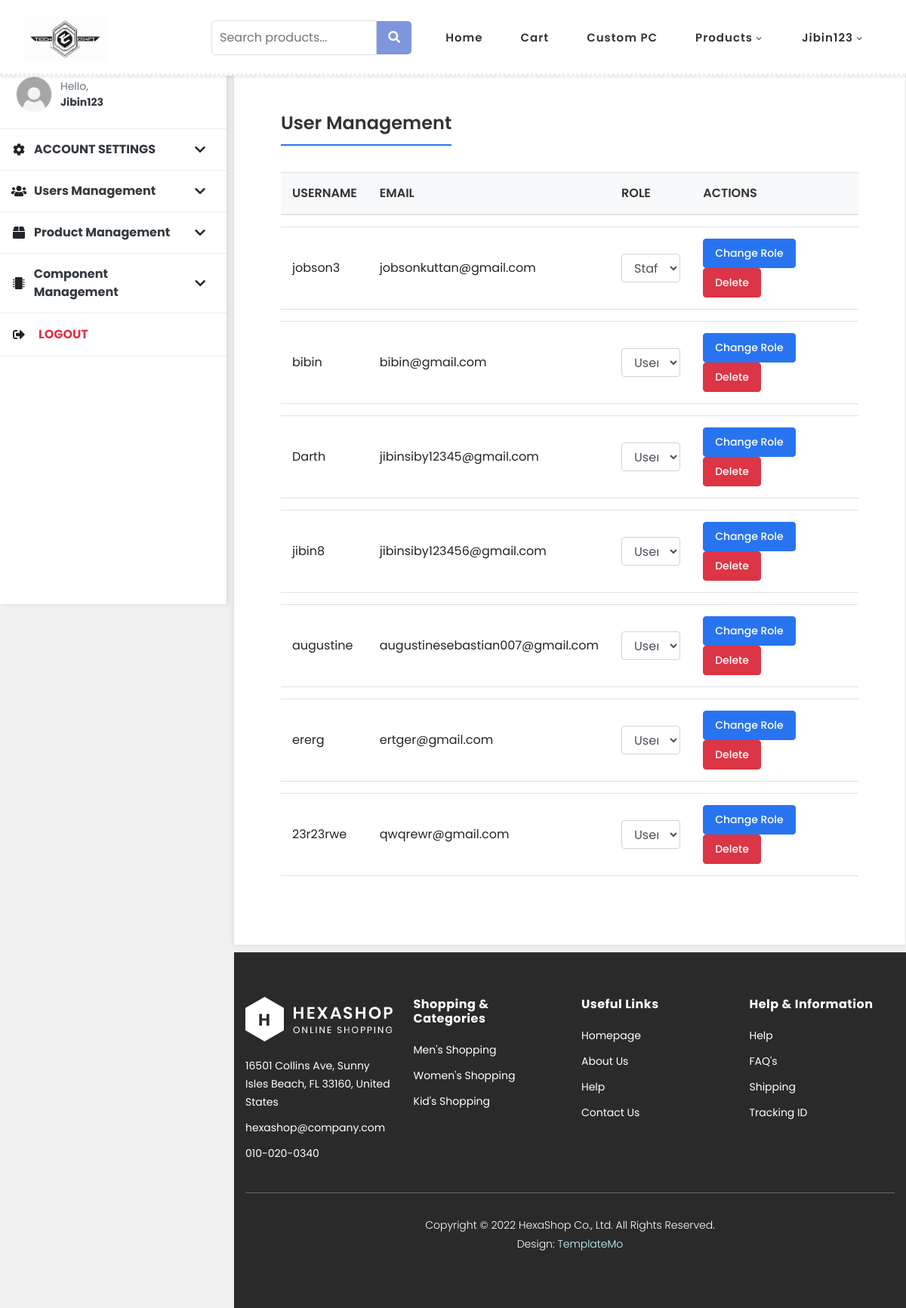
Before: /admin_userview/ (signed in) with the older database file.
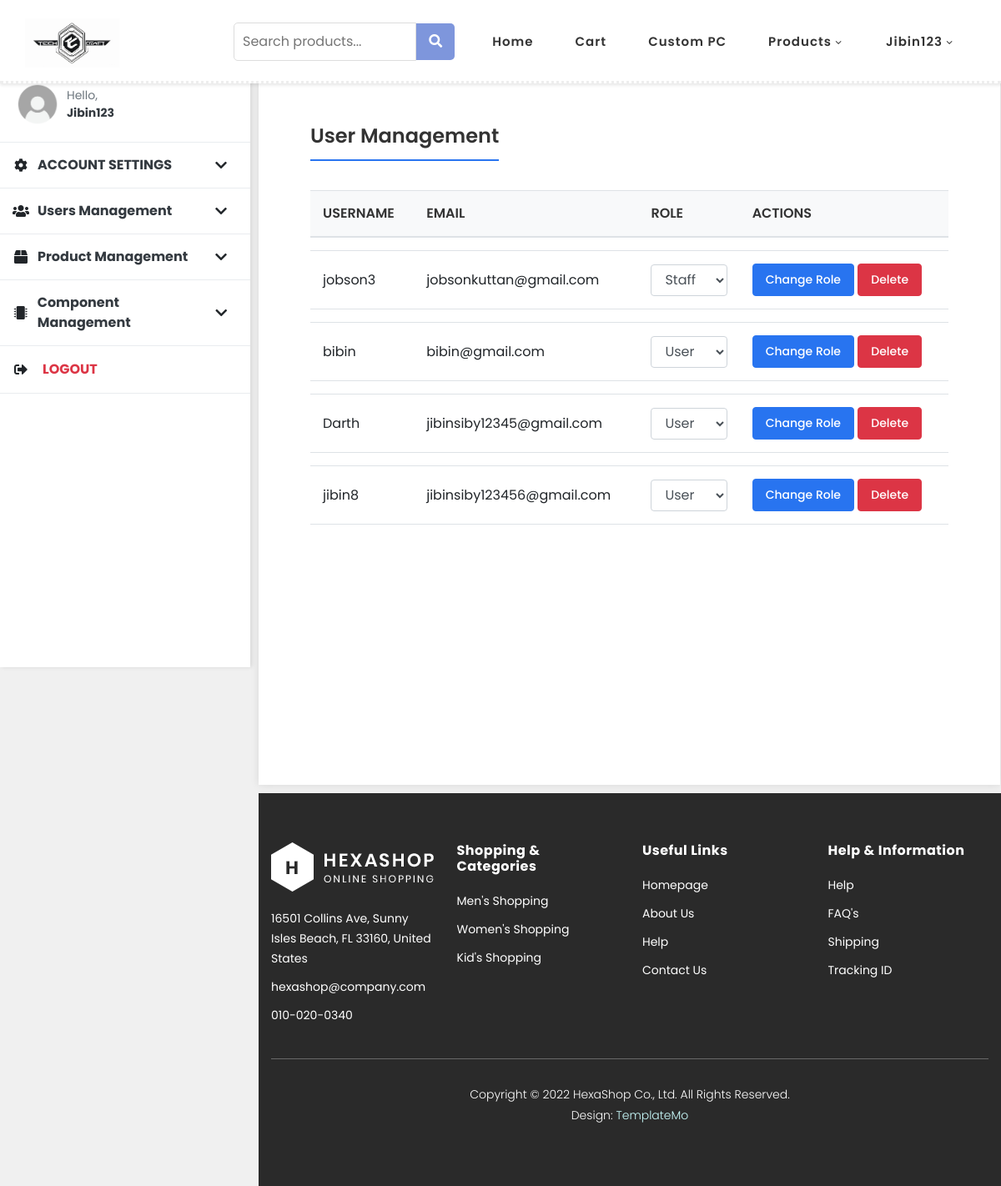
After: the same page with the newer database file.
### userapp/models.py (models this page shows, shortened)
class User(AbstractUser):
    ROLE_CHOICES = (
        ('user', 'User'),
        ('staff', 'Staff'),
        ('admin', 'Admin'),
    )
    fullname = models.CharField(max_length=255)
    date_joined = models.DateTimeField(auto_now_add=True)
    last_login = models.DateTimeField(auto_now=True)
    is_staff = models.BooleanField(default=False)
    role = models.CharField(max_length=10, choices=ROLE_CHOICES, default='user')
    mobile = models.CharField(max_length=20,unique=False,default="nil")
    email = models.EmailField(unique=True)
    USERNAME_FIELD = 'email'
    REQUIRED_FIELDS = ['username','password']

### userapp/views.py (the view)
# urls.py: path('admin_userview/', views.admin_userview, name='admin_userview'),
@login_required(login_url='userapp:login')
def admin_userview(request):
    User = get_user_model()
    users = User.objects.exclude(is_superuser=True)
    return render(request, 'admin_userview.html', {'users': users})

### template/admin_userview.html (shortened to what this page needs)
{% load static %}
<!DOCTYPE html>
<html lang="en">
  <head>
    <link rel="stylesheet" type="text/css" href="{% static 'css/bootstrap.min.css' %}">
    <link rel="stylesheet" type="text/css" href="{% static 'css/font-awesome.css' %}">
    <link rel="stylesheet" href="{% static 'css/templatemo-hexashop.css' %}">
    <link rel="stylesheet" href="{% static 'css/owl-carousel.css' %}">
    <link rel="stylesheet" href="{% static 'css/lightbox.css' %}">
    <link rel="stylesheet" href="https://cdnjs.cloudflare.com/ajax/libs/font-awesome/5.15.3/css/all.min.css">
    </head>
    <body style="background-color:#f0f0f0;">
<header class="header-area header-sticky">
    <div class="container">
        <div class="row">
            <div class="col-12">
                <nav class="main-nav">
                    <a href="{% url 'userapp:admin_dashboard' %}" class="logo">
                        <img src="{% static 'images/file.png' %}" alt="Logo">
                    </a>
                    <div class="search-container">
                        <form action="#" method="get">
                            <input type="text" id="search-input" placeholder="Search products..." name="q" autocomplete="off">
                            <button type="submit"><i class="fa fa-search"></i></button>
                        </form>
                    </div>
                    <ul class="nav">
                        <li><a href="{% url 'userapp:admin_dashboard' %}">Home</a></li>
                        <li><a href="#">Cart</a></li>
                        <li><a href="#">Custom PC</a></li>
                        <li class="submenu">
                            <a href="javascript:;">Products</a>
                        </li>
                        <li class="submenu">
                            <a href="javascript:;">{{ request.user.username }}</a>
                        </li>
                    </ul>
                </nav>
            </div>
        </div>
    </div>
</header>
     <div class="side-nav">
        <div class="namedisplay">
            <img class="namedisplayimage" height="50px" width="50px" src="{% static 'images/profileimage.png' %}">
            <div class="namedisplaytext">
                <div class="namedisplaytexthello">Hello,</div>
                <div class="namedisplaytextname">{{ user.username }}</div>
            </div>
        </div>
        <div class="accountdisplay">
            <div class="nav-item">
                <div class="nav-heading">
                    <i class="fas fa-cog"></i>
                    <span>ACCOUNT SETTINGS</span>
                    <i class="fa fa-chevron-down"></i>
                </div>
            </div>
            <div class="nav-item">
                <div class="nav-heading">
                    <i class="fas fa-users"></i>
                    <span>Users Management</span>
                    <i class="fa fa-chevron-down"></i>
                </div>
            </div>
            <div class="nav-item">
                <div class="nav-heading">
                    <i class="fas fa-box"></i>
                    <span>Product Management</span>
                    <i class="fa fa-chevron-down"></i>
                </div>
            </div>
            <div class="nav-item">
                <div class="nav-heading">
                    <i class="fas fa-microchip"></i>
                    <span>Component Management</span>
                    <i class="fa fa-chevron-down"></i>
                </div>
            </div>
            <div class="nav-item">
                <div class="nav-heading">
                    <i class="fas fa-sign-out-alt"></i>
                    <form method="post" action="{% url 'userapp:logout' %}" style="display: inline;">
                        <button type="submit" style="background: none; border: none; color: #dc3545; cursor: pointer; font-weight: bold;">LOGOUT</button>
                    </form>
                </div>
            </div>
        </div>
    </div>
    <div class="profilebody">
        <div class="profilebodypadding">
            <div class="personalinfodetails">
                <div class="personalinfotitle">
                    <span class="personalinfotitlename">User Management</span>
                </div>
                <table class="table">
                    <thead>
                        <tr>
                            <th>Username</th>
                            <th>Email</th>
                            <th>Role</th>
                            <th>Actions</th>
                        </tr>
                    </thead>
                    <tbody>
                        {% for user in users %}
                        <tr>
                            <td>{{ user.username }}</td>
                            <td>{{ user.email }}</td>
                            <td>
                                <select id="role-{{ user.id }}" class="form-control">
                                    <option value="user" {% if user.role == 'user' %}selected{% endif %}>User</option>
                                    <option value="staff" {% if user.role == 'staff' %}selected{% endif %}>Staff</option>
                                </select>
                            </td>
                            <td>
                                <button onclick="changeUserRole({{ user.id }})" class="btn btn-primary btn-sm">Change Role</button>
                                <button onclick="showDeleteModal({{ user.id }})" class="btn btn-danger btn-sm">Delete</button>
                            </td>
                        </tr>
                        {% endfor %}
                    </tbody>
                </table>
            </div>
        </div>
    </div>
    <footer>
        <div class="container">
            <div class="row">
                <div class="col-lg-3">
                    <div class="first-item">
                        <div class="logo">
                            <img src="{% static 'images/white-logo.png' %}" alt="hexashop ecommerce templatemo">
                        </div>
                        <ul>
                            <li><a href="#">16501 Collins Ave, Sunny Isles Beach, FL 33160, United States</a></li>
                            <li><a href="#">hexashop@company.com</a></li>
                            <li><a href="#">010-020-0340</a></li>
                        </ul>
                    </div>
                </div>
                <div class="col-lg-3">
                    <h4>Shopping &amp; Categories</h4>
                    <ul>
                        <li><a href="#">Men's Shopping</a></li>
                        <li><a href="#">Women's Shopping</a></li>
                        <li><a href="#">Kid's Shopping</a></li>
                    </ul>
                </div>
                <div class="col-lg-3">
                    <h4>Useful Links</h4>
                    <ul>
                        <li><a href="#">Homepage</a></li>
                        <li><a href="#">About Us</a></li>
                        <li><a href="#">Help</a></li>
                        <li><a href="#">Contact Us</a></li>
                    </ul>
                </div>
                <div class="col-lg-3">
                    <h4>Help &amp; Information</h4>
                    <ul>
                        <li><a href="#">Help</a></li>
                        <li><a href="#">FAQ's</a></li>
                        <li><a href="#">Shipping</a></li>
                        <li><a href="#">Tracking ID</a></li>
                    </ul>
                </div>
                <div class="col-lg-12">
                    <div class="under-footer">
                        <p>Copyright © 2022 HexaShop Co., Ltd. All Rights Reserved.
                        <br>Design: <a href="https://templatemo.com" target="_parent" title="free css templates">TemplateMo</a></p>
                        <ul>
                            <li><a href="#"><i class="fa fa-facebook"></i></a></li>
                            <li><a href="#"><i class="fa fa-twitter"></i></a></li>
                            <li><a href="#"><i class="fa fa-linkedin"></i></a></li>
                            <li><a href="#"><i class="fa fa-behance"></i></a></li>
                        </ul>
                    </div>
                </div>
            </div>
        </div>
    </footer>
  </body>
</html>

### static/css/templatemo-hexashop.css (style rules this page uses)
html, body, div, span, applet, object, iframe, h1, h2, h3, h4, h5, h6, p, blockquote, div pre, a, abbr, acronym, address, big, cite, code, del, dfn, em, font, img, ins, kbd, q, s, samp, small, strike, strong, sub, sup, tt, var, b, u, i, center, dl, dt, dd, ol, ul, li, figure, header, nav, section, article, aside, footer, figcaption { margin: 0; padding: 0; border: 0; outline: 0; }
ul, li { padding: 0; margin: 0; list-style: none; }
header, nav, section, article, aside, footer, hgroup { display: block; }
* { box-sizing: border-box; }
html, body { font-family: 'Poppins', sans-serif; font-weight: 400; background-color: #fff; font-size: 16px; -ms-text-size-adjust: 100%; -webkit-font-smoothing: antialiased; -moz-osx-font-smoothing: grayscale; }
a { text-decoration: none !important; }
h1, h2, h3, h4, h5, h6 { margin-top: 0px; margin-bottom: 0px; }
ul { margin-bottom: 0px; }
p { font-size: 14px; line-height: 25px; color: #2a2a2a; }
html, body { background: #fff; font-family: 'Poppins', sans-serif; }
.header-area { border-bottom: 3px dotted #eee; box-shadow: none; background-color: #fff; position: absolute; top: 0px; left: 0px; right: 0px; z-index: 100; height: 100px; -webkit-transition: all .5s ease 0s; -moz-transition: all .5s ease 0s; -o-transition: all .5s ease 0s; transition: all .5s ease 0s; }
.header-area .main-nav { min-height: 80px; background: transparent; }
.header-area .main-nav .logo { line-height: 100px; color: #fff; font-size: 28px; font-weight: 700; text-transform: uppercase; letter-spacing: 2px; float: left; -webkit-transition: all 0.3s ease 0s; -moz-transition: all 0.3s ease 0s; -o-transition: all 0.3s ease 0s; transition: all 0.3s ease 0s; }
.header-area .main-nav .nav { float: right; margin-top: 30px; margin-right: 0px; background-color: transparent; -webkit-transition: all 0.3s ease 0s; -moz-transition: all 0.3s ease 0s; -o-transition: all 0.3s ease 0s; transition: all 0.3s ease 0s; position: relative; z-index: 999; }
.header-area .main-nav .nav li { padding-left: 15px; padding-right: 15px; }
.header-area .main-nav .nav li:last-child { padding-right: 0px; }
.header-area .main-nav .nav li a { display: block; font-weight: 600; font-size: 15px; color: #2a2a2a; text-transform: capitalize; -webkit-transition: all 0.3s ease 0s; -moz-transition: all 0.3s ease 0s; -o-transition: all 0.3s ease 0s; transition: all 0.3s ease 0s; height: 40px; line-height: 40px; border: transparent; letter-spacing: 1px; }
.header-area .main-nav .nav li a { color: #2a2a2a; }
.header-area .main-nav .nav li.submenu { position: relative; padding-right: 30px; }
.header-area .main-nav .nav li.submenu:after { font-family: FontAwesome; content: "\f107"; font-size: 12px; color: #2a2a2a; position: absolute; right: 18px; top: 12px; }
.header-area.header-sticky { min-height: 80px; }
.header-area .nav { margin-top: 30px; }
@media (max-width: 1200px) { .header-area .main-nav .nav li { padding-left: 12px; padding-right: 12px; } }
@media (max-width: 1200px) { .header-area .main-nav:before { display: none; } }
@media (min-width: 767px) { .header-area .main-nav .nav { display: flex !important; } }
footer { margin-top: 60px; padding: 60px 0px 30px 0px; background-color: #2a2a2a; }
footer .logo { margin-bottom: 20px; }
footer ul li { display: block; margin-bottom: 10px; }
footer ul li a { font-size: 14px; color: #fff; transition: all .3s; }
footer h4 { letter-spacing: 0.5px; font-size: 16px; color: #fff; font-weight: 700; margin-bottom: 20px; }
footer .under-footer { margin-top: 30px; padding-top: 30px; text-align: center; border-top: 1px solid rgba(250,250,250,0.3); }
footer .under-footer ul { margin-top: 20px; }
footer .under-footer ul li { display: inline-block; margin: 0px 10px; }
footer .under-footer ul li a { font-size: 22px; }
footer .under-footer p { color: #fff; font-size: 14px; font-weight: 300; }
footer .under-footer a { color: #cff; }

Changed rows visible on the page:
removed User: username "augustine", email "augustinesebastian007@gmail.com", role+id "User"
removed User: username "ererg", email "ertger@gmail.com", role+id "User"
removed User: username "23r23rwe", email "qwqrewr@gmail.com", role+id "User"
